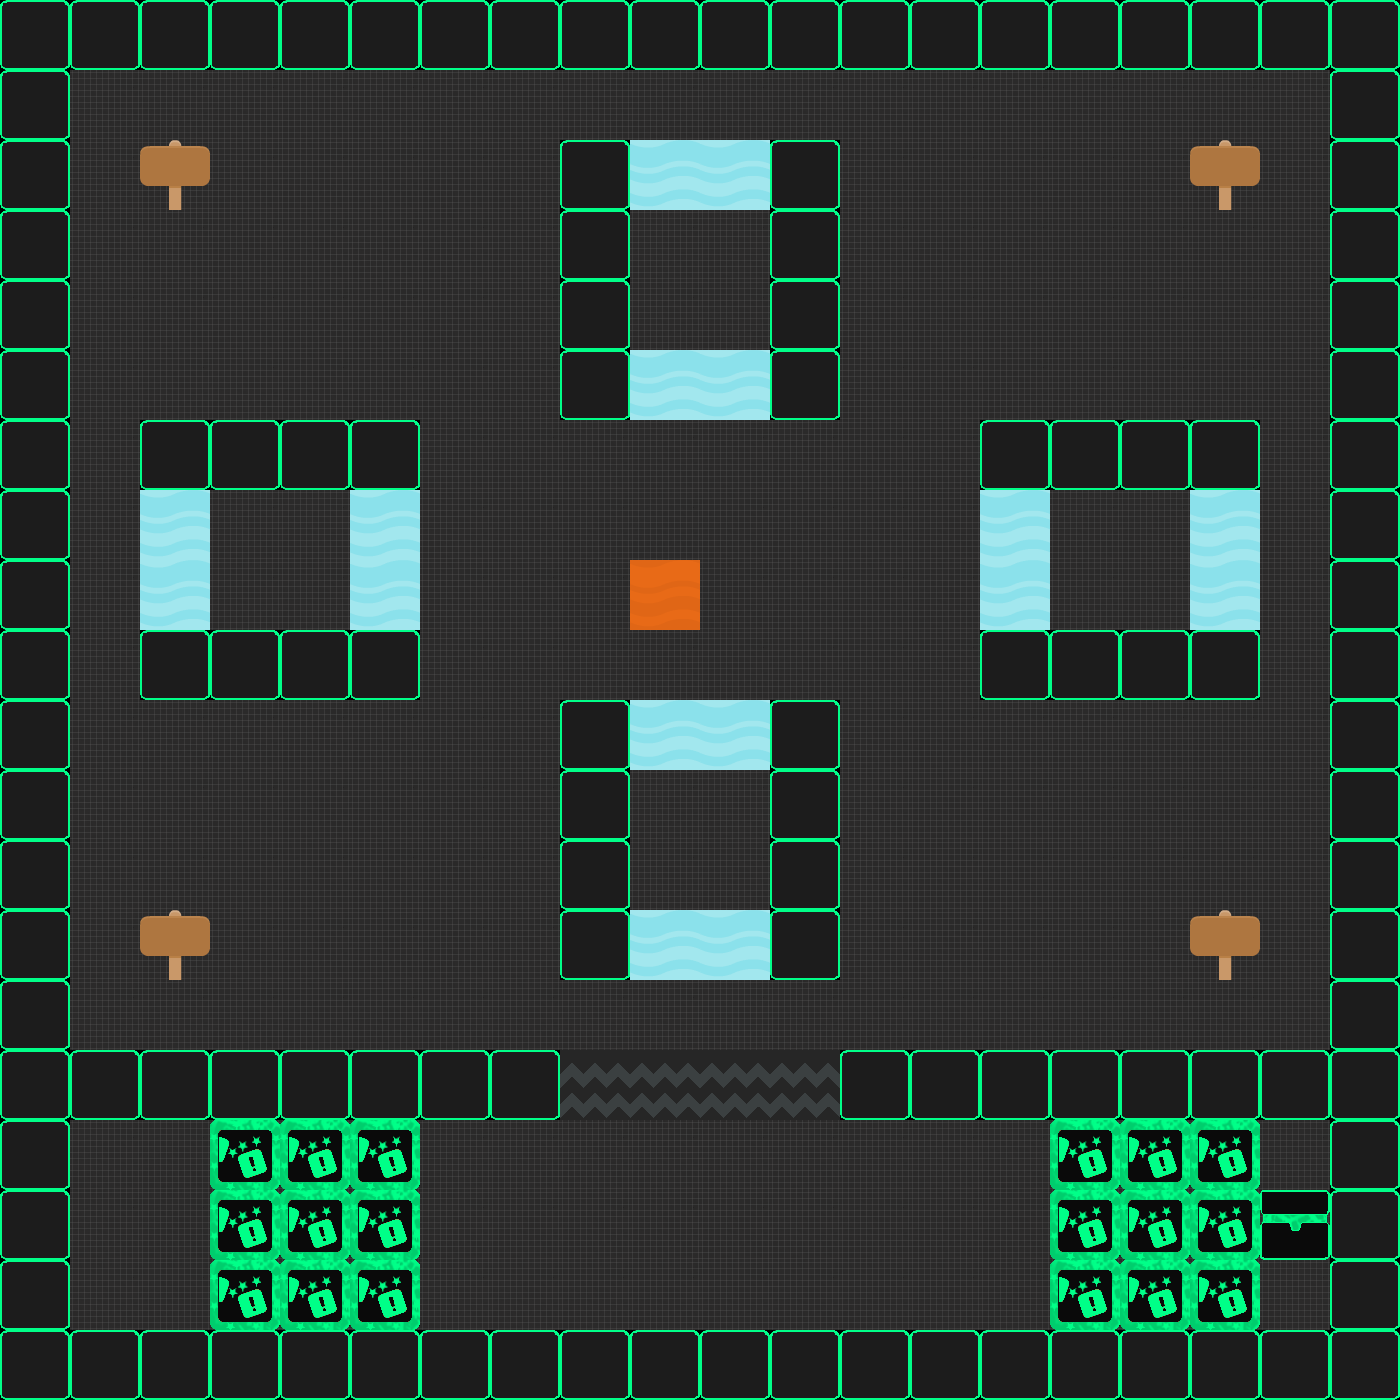

Below is a game level as drawn by its tile map, then a one-line description and the .tmx that defines it (tile-layer data replaced by summaries):
An orthogonal 20x20 tile map with 70x70 px tiles, 8 tile layers (walls, doors, barrel, chests, ...), 1 hidden layer not drawn.

<map version="1.10" tiledversion="1.11.2" orientation="orthogonal" renderorder="right-down" width="20" height="20" tilewidth="70" tileheight="70" infinite="0" nextlayerid="10" nextobjectid="1">
 <tileset firstgid="1" source="hjthrtjyt.tsx" />
 <layer id="9" name="walls" width="20" height="20">
  <data>[400 cells, 400 non-empty, 2 distinct tile ids]</data>
 </layer>
 <layer id="5" name="doors" width="20" height="20">
  <data>[400 cells, 4 non-empty, 1 distinct tile ids]</data>
 </layer>
 <layer id="6" name="barrel" width="20" height="20">
  <data>[400 cells, 18 non-empty, 1 distinct tile ids]</data>
 </layer>
 <layer id="4" name="chests" width="20" height="20">
  <data>[400 cells, 1 non-empty, 1 distinct tile ids]</data>
 </layer>
 <layer id="7" name="exit" width="20" height="20">
  <data>[400 cells, 0 non-empty, 0 distinct tile ids]</data>
 </layer>
 <layer id="8" name="turrel" width="20" height="20">
  <data>[400 cells, 4 non-empty, 1 distinct tile ids]</data>
 </layer>
 <layer id="2" name="enemy" width="20" height="20">
  <data>[400 cells, 16 non-empty, 1 distinct tile ids]</data>
 </layer>
 <layer id="3" name="boss" width="20" height="20">
  <data>[400 cells, 1 non-empty, 1 distinct tile ids]</data>
 </layer>
 <layer id="1" name="collision" width="20" height="20" visible="0">
  <data>[400 cells, 122 non-empty, 1 distinct tile ids]</data>
 </layer>
</map>
